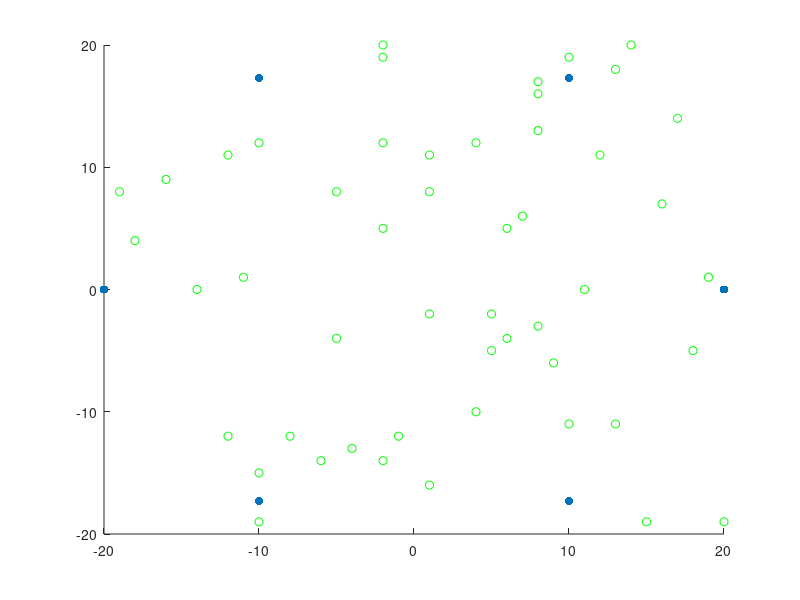
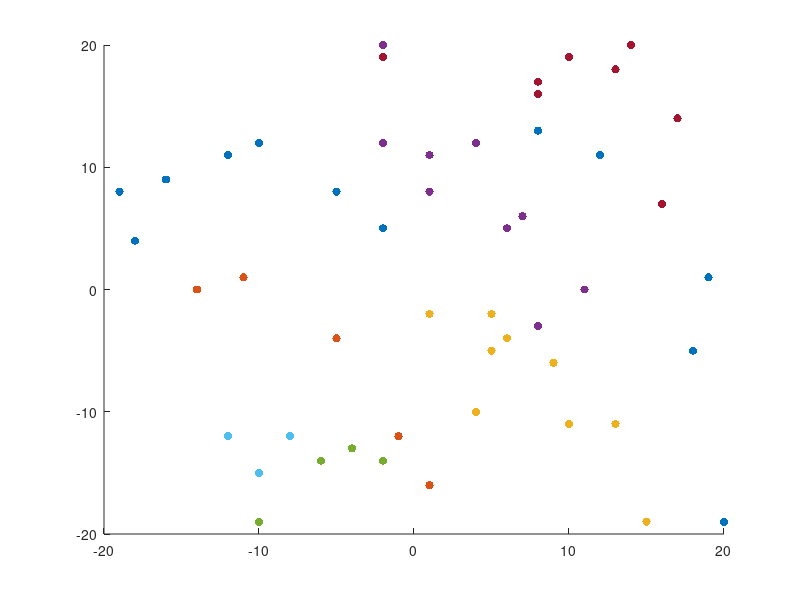

These figures' MATLAB source, in order:
% generate data as given in the paper
% data generation and clustering with both LOS
% and NLOS 
clear all
close all

%% initializations
rad = 20; % radius of the circle centered at (0,0)
N = 6; % No. of RNs
d_0 = 1; % reference distance in m
L_0 = 40; % received power at d_0
gamma = 3; % path loss exponent
sigma = 1; % noise variance
%theta = [0 2]; %[-5 -15];
n = 50;
theta = randi(40,n,2); % from gxg grid sample n points 
theta_org = theta - repmat([20 20],n,1);
save('theta_org','theta_org');
%% NLOS parameters
nlos_gamma = 4;
nlos_sigma = 4;

%% get RN locations
for i = 1:N
   a(i) = rad*cos(2*pi*(i-1)/N);
   b(i) = rad*sin(2*pi*(i-1)/N);
end

phi = [a;b]';
save('phi','phi');

%% obtain RSS at BN from NLOS BS
for j = 1:n % for all the points
    % i.i.d gaussian noise 
    m = mvnrnd(0,nlos_sigma,1);
    for i = 1 % from all the NLOS BS
        L(j,i) = L_0 + 10*nlos_gamma*log10(norm(theta(j,:)-phi(i,:),2)/d_0) + m(i);
    end
end

%% obtain RSS at BN from LOS BS
% path loss model 
for j = 1:n % for all the points
    % i.i.d gaussian noise 
    m = mvnrnd(0,sigma,N-1);
    for i = 2:N % from all the LOS BSs
        L(j,i) = L_0 + 10*gamma*log10(norm(theta(j,:)-phi(i,:),2)/d_0) + m(i-1);
    end
end
save('L','L');

%% k means clustering
no_of_clusters = 10;
idx = kmeans(L,no_of_clusters);

%% sort
theta_1 = [idx theta_org];
theta_1 = sortrows(theta_1,1);
save('theta_1','theta_1');

%% make plots : original data
figure(1)
scatter(phi(:,1),phi(:,2),'filled');
hold on 
scatter(theta_org(:,1),theta_org(:,2),'g');
figure('Name','Original data')

%% clustered data
figure(2)
% get the index counts
for k = 1:no_of_clusters
    idx_count(k) = sum(theta_1(:,1)==k);
end

idx_count = [idx_count 0];

a = 1;
b = idx_count(1);
for i = 1:no_of_clusters
    theta_2 = [];
    theta_2 = theta_1(a:b,2:3);
    a = b+1;
    b = b + idx_count(i+1);
    scatter(theta_2(:,1),theta_2(:,2),'filled');
    hold on
end





